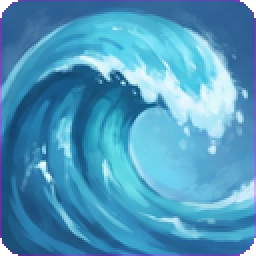
#> input picture site/sk/agua_aoe.png, 128 x 128 px, given in place of ed061e88-image.jpg, which was not available (shown 2 times larger)
$ python icones.py
#> lines starting #> are read from the running program, lines starting #| are printed output that depends on the picture; after the words box and inside, x2 and y2 are one past the last pixel; in counts of white or black regions, pixels touching at a corner belong together; pictures that were not available may be replaced by others from this repository, and a replacement may not be noted
import numpy as np
from PIL import Image
from scipy import ndimage
U='/root/.claude/uploads/6283858a-d2cb-547b-99d5-8ecb24027fd9/'
MAP = {
 'ed061e88':['fada_phys','fada_spec','fada_aoe','noturno_phys','noturno_spec','noturno_aoe','metalico_phys','metalico_spec','metalico_aoe'],
 'f3ca6ce3':['voador_phys','voador_spec',None,'voador_aoe','inseto_spec','inseto_aoe','inseto_phys','fantasma_phys','fantasma_spec','psiquico_spec','fantasma_aoe','psiquico_aoe','psiquico_phys','dragao_phys','dragao_spec',None,'dragao_aoe','debuff'],
 '4e8ab575':['gelo_phys','gelo_spec',None,'gelo_aoe','batalha_spec','batalha_aoe','batalha_phys','venenoso_phys','venenoso_spec','terra_spec','venenoso_aoe','terra_aoe','terra_phys','pedra_phys','pedra_spec',None,'pedra_aoe','buff'],
 'a480ed86':['normal_phys','normal_spec','normal_aoe','fogo_phys','fogo_spec','fogo_aoe','agua_phys','agua_spec','agua_aoe','planta_phys','planta_spec','planta_aoe','eletrico_phys',None,'eletrico_spec','eletrico_aoe','heal',None],
}
for f,names in MAP.items():
    im=Image.open(U+f+'-image.jpg').convert('RGB'); a=np.asarray(im).astype(int); r,g,b=a[...,0],a[...,1],a[...,2]
#> after `r, g, b = (a[..., 0], a[..., 1], a[..., 2])`:
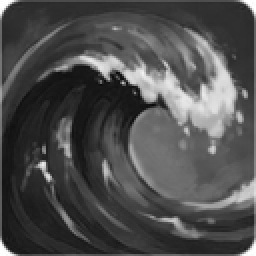
#> r: shape (128, 128) int64 (shown 2 times larger); min 9, max 255, mean 78
#> after `r, g, b = (a[..., 0], a[..., 1], a[..., 2])`:
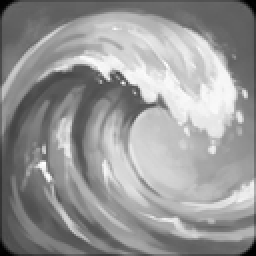
#> g: shape (128, 128) int64 (shown 2 times larger); min 0, max 255, mean 150.7
#> after `r, g, b = (a[..., 0], a[..., 1], a[..., 2])`:
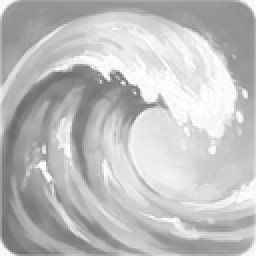
#> b: shape (128, 128) int64 (shown 2 times larger); min 107, max 255, mean 190
    mag=((r-g)>100)&((b-g)>100); lab,n=ndimage.label(ndimage.binary_opening(~mag,iterations=3)); objs=ndimage.find_objects(lab)
#> after `mag = (r - g > 100) & (b - g > 100)`:
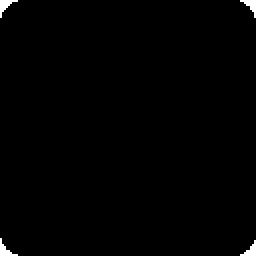
#> mag: shape (128, 128) bool (shown 2 times larger); 0.74% white; 4 white regions, box (x1, y1, x2, y2) and area: (0, 0, 9, 9) 32, (0, 119, 9, 128) 31, (120, 0, 128, 9) 30, (120, 120, 128, 128) 29
#> after `lab, n = ndimage.label(ndimage.binary_opening(~mag, iterations=3))`: lab: shape (128, 128) int32; values 0 (black) and 1 (white), 99.2% white; 4 black regions, box (x1, y1, x2, y2) and area: (0, 0, 9, 9) 32, (0, 119, 9, 128) 32, (120, 0, 128, 9) 31, (120, 120, 128, 128) 30
#> after `lab, n = ndimage.label(ndimage.binary_opening(~mag, iterations=3))`: n = 1
#> after `objs = ndimage.find_objects(lab)`: objs = 1 item
    boxes=[o for o in objs if (o[0].stop-o[0].start)>a.shape[0]*0.15 and (o[1].stop-o[1].start)>a.shape[1]*0.08]
#> boxes = 1 item
    rows=sorted(boxes,key=lambda o:o[0].start); out=[];
#> after `rows = sorted(boxes, key=lambda o: o[0].start)`: rows = 1 item
    # group rows
    grp=[];
    for o in rows:
        if grp and abs(o[0].start-grp[-1][0][0].start)<40: grp[-1].append(o)
        else: grp.append([o])
#> this loop made 1 pass
#> after the loop, grp = 1 item
    for gg in grp: out += sorted(gg,key=lambda o:o[1].start)
#> (the run stopped early here; a loop or call above may not have finished)
